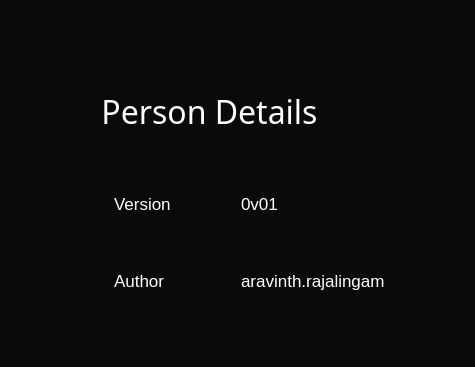
<?xml version="1.0" encoding="UTF-8"?>
<ui version="4.0">
 <class>CAboutApplication</class>
 <widget class="QDialog" name="CAboutApplication">
  <property name="geometry">
   <rect>
    <x>0</x>
    <y>0</y>
    <width>475</width>
    <height>367</height>
   </rect>
  </property>
  <property name="sizePolicy">
   <sizepolicy hsizetype="Fixed" vsizetype="Fixed">
    <horstretch>0</horstretch>
    <verstretch>0</verstretch>
   </sizepolicy>
  </property>
  <property name="minimumSize">
   <size>
    <width>475</width>
    <height>367</height>
   </size>
  </property>
  <property name="maximumSize">
   <size>
    <width>475</width>
    <height>367</height>
   </size>
  </property>
  <property name="windowTitle">
   <string>About Person Details</string>
  </property>
  <property name="styleSheet">
   <string notr="true">QMainWindow, QDialog, QMenu {
	background-color: rgb(10, 10, 10);
}

QLabel	, QRadioButton, QCheckBox, QGroupBox {
color:rgba(255,255,255,255);
}

QLineEdit, QTextEdit, QSpinBox, QDoubleSpinBox {
	background-color: rgb(0, 0, 0);
	color: rgb(255, 255, 255);
	border: 1px solid rgb(75,75,75);
	border-radius: 5px;
}

QGroupBox{
	background-color: qlineargradient(spread:pad, x1:0, y1:0, x2:1, y2:0, stop:1 rgba(255, 255, 255, 20));
	border-radius: 9px;
	border: 2px;
	margin-top: 1em;
}

QGroupBox::title {
    subcontrol-origin: margin;
    left: 10px;
    padding: 0 2px 0 2px;
}

QSplitter::handle {
	background-color: qlineargradient(spread:pad, x1:0, y1:0, x2:1, y2:0, stop:1 rgba(255, 255, 255, 40));
	margin: 5px 1px;	
}

QSplitter::handle:pressed {
	background-color: rgb(255, 255, 255);
}

QTableWidget{
    background-color: rgb(75, 75, 75);
    background-color: rgb(25, 25, 25);
    color: rgb(255, 255, 255);
    gridline-color: grey;
    border: 1px solid grey;
}
QTableWidget::item{
    text-align: center;
}
QTableCornerButton::section {
    background-color: rgb(75, 75, 75);
}
QHeaderView::section {
    background-color: qlineargradient(spread:reflect, x1:0.511, y1:0, x2:0.517, y2:1, stop:0 rgba(40, 45, 50, 255), stop:0.5 rgba(60, 65, 70, 255), stop:1 rgba(40, 45, 50, 255));
    border: none;
    color: rgb(255, 255, 255);
    border : 1px solid grey;
}


QMenuBar {
	background-color: qlineargradient(spread:reflect, x1:0.511, y1:0, x2:0.517, y2:1, stop:0 rgba(40, 45, 50, 255), stop:0.5 rgba(60, 65, 70, 255), stop:1 rgba(40, 45, 50, 255));
	background-color: qlineargradient(spread:reflect, x1:0.511, y1:0, x2:0.517, y2:1, stop:0 rgba(36, 36, 36, 255), stop:0.409091 rgba(81, 81, 81, 255), stop:1 rgba(36, 36, 36, 255));
}
QMenuBar::item {
	background-color: qlineargradient(spread:reflect, x1:0.511, y1:0, x2:0.517, y2:1, stop:0 rgba(40, 45, 50, 255), stop:0.5 rgba(60, 65, 70, 255), stop:1 rgba(40, 45, 50, 255));
	color: rgb(255, 255, 255);
}
QMenu::item {
	background-color: rgb(70, 75, 80);
	color: rgb(255, 255, 255);
}
QMenuBar::item:hover, QMenu::item:selected, QSplitter::handle:pressed, QMenuBar::item:pressed {
	background-color:qlineargradient(x1:0,y1:0,x2:0,y2:1,stop:0 rgba(106,106,106,255),stop:1 rgba(106,106,106,75));
	background-color: rgb(77, 154, 231);
	color: rgb(255, 255, 255);
}</string>
  </property>
  <layout class="QVBoxLayout" name="verticalLayout_3">
   <item>
    <spacer name="verticalSpacer_3">
     <property name="orientation">
      <enum>Qt::Vertical</enum>
     </property>
     <property name="sizeHint" stdset="0">
      <size>
       <width>20</width>
       <height>47</height>
      </size>
     </property>
    </spacer>
   </item>
   <item>
    <layout class="QHBoxLayout" name="horizontalLayout_3">
     <item>
      <spacer name="horizontalSpacer_2">
       <property name="orientation">
        <enum>Qt::Horizontal</enum>
       </property>
       <property name="sizeHint" stdset="0">
        <size>
         <width>40</width>
         <height>20</height>
        </size>
       </property>
      </spacer>
     </item>
     <item>
      <layout class="QVBoxLayout" name="verticalLayout_2">
       <item>
        <widget class="QLabel" name="label">
         <property name="sizePolicy">
          <sizepolicy hsizetype="Fixed" vsizetype="Fixed">
           <horstretch>0</horstretch>
           <verstretch>0</verstretch>
          </sizepolicy>
         </property>
         <property name="minimumSize">
          <size>
           <width>271</width>
           <height>71</height>
          </size>
         </property>
         <property name="maximumSize">
          <size>
           <width>271</width>
           <height>71</height>
          </size>
         </property>
         <property name="font">
          <font>
           <family>Mongolian Baiti</family>
           <pointsize>24</pointsize>
          </font>
         </property>
         <property name="text">
          <string>Person Details</string>
         </property>
         <property name="alignment">
          <set>Qt::AlignCenter</set>
         </property>
        </widget>
       </item>
       <item>
        <spacer name="verticalSpacer">
         <property name="orientation">
          <enum>Qt::Vertical</enum>
         </property>
         <property name="sizeHint" stdset="0">
          <size>
           <width>20</width>
           <height>40</height>
          </size>
         </property>
        </spacer>
       </item>
       <item>
        <layout class="QVBoxLayout" name="verticalLayout">
         <item>
          <layout class="QHBoxLayout" name="horizontalLayout">
           <item>
            <spacer name="horizontalSpacer_5">
             <property name="orientation">
              <enum>Qt::Horizontal</enum>
             </property>
             <property name="sizeType">
              <enum>QSizePolicy::Fixed</enum>
             </property>
             <property name="sizeHint" stdset="0">
              <size>
               <width>40</width>
               <height>20</height>
              </size>
             </property>
            </spacer>
           </item>
           <item>
            <widget class="QLabel" name="label_2">
             <property name="sizePolicy">
              <sizepolicy hsizetype="Fixed" vsizetype="Fixed">
               <horstretch>0</horstretch>
               <verstretch>0</verstretch>
              </sizepolicy>
             </property>
             <property name="minimumSize">
              <size>
               <width>81</width>
               <height>21</height>
              </size>
             </property>
             <property name="maximumSize">
              <size>
               <width>81</width>
               <height>21</height>
              </size>
             </property>
             <property name="font">
              <font>
               <pointsize>13</pointsize>
              </font>
             </property>
             <property name="text">
              <string>Version</string>
             </property>
            </widget>
           </item>
           <item>
            <spacer name="horizontalSpacer">
             <property name="orientation">
              <enum>Qt::Horizontal</enum>
             </property>
             <property name="sizeType">
              <enum>QSizePolicy::Fixed</enum>
             </property>
             <property name="sizeHint" stdset="0">
              <size>
               <width>40</width>
               <height>20</height>
              </size>
             </property>
            </spacer>
           </item>
           <item>
            <widget class="QLabel" name="label_5">
             <property name="sizePolicy">
              <sizepolicy hsizetype="Fixed" vsizetype="Fixed">
               <horstretch>0</horstretch>
               <verstretch>0</verstretch>
              </sizepolicy>
             </property>
             <property name="minimumSize">
              <size>
               <width>161</width>
               <height>21</height>
              </size>
             </property>
             <property name="maximumSize">
              <size>
               <width>161</width>
               <height>21</height>
              </size>
             </property>
             <property name="font">
              <font>
               <pointsize>13</pointsize>
              </font>
             </property>
             <property name="text">
              <string>0v01</string>
             </property>
            </widget>
           </item>
          </layout>
         </item>
         <item>
          <spacer name="verticalSpacer_2">
           <property name="orientation">
            <enum>Qt::Vertical</enum>
           </property>
           <property name="sizeType">
            <enum>QSizePolicy::Fixed</enum>
           </property>
           <property name="sizeHint" stdset="0">
            <size>
             <width>20</width>
             <height>50</height>
            </size>
           </property>
          </spacer>
         </item>
         <item>
          <layout class="QHBoxLayout" name="horizontalLayout_2">
           <item>
            <spacer name="horizontalSpacer_7">
             <property name="orientation">
              <enum>Qt::Horizontal</enum>
             </property>
             <property name="sizeType">
              <enum>QSizePolicy::Fixed</enum>
             </property>
             <property name="sizeHint" stdset="0">
              <size>
               <width>40</width>
               <height>20</height>
              </size>
             </property>
            </spacer>
           </item>
           <item>
            <widget class="QLabel" name="label_3">
             <property name="sizePolicy">
              <sizepolicy hsizetype="Fixed" vsizetype="Fixed">
               <horstretch>0</horstretch>
               <verstretch>0</verstretch>
              </sizepolicy>
             </property>
             <property name="minimumSize">
              <size>
               <width>81</width>
               <height>21</height>
              </size>
             </property>
             <property name="maximumSize">
              <size>
               <width>81</width>
               <height>21</height>
              </size>
             </property>
             <property name="font">
              <font>
               <pointsize>13</pointsize>
              </font>
             </property>
             <property name="text">
              <string>Author</string>
             </property>
            </widget>
           </item>
           <item>
            <spacer name="horizontalSpacer_3">
             <property name="orientation">
              <enum>Qt::Horizontal</enum>
             </property>
             <property name="sizeType">
              <enum>QSizePolicy::Fixed</enum>
             </property>
             <property name="sizeHint" stdset="0">
              <size>
               <width>40</width>
               <height>20</height>
              </size>
             </property>
            </spacer>
           </item>
           <item>
            <widget class="QLabel" name="label_4">
             <property name="sizePolicy">
              <sizepolicy hsizetype="Fixed" vsizetype="Fixed">
               <horstretch>0</horstretch>
               <verstretch>0</verstretch>
              </sizepolicy>
             </property>
             <property name="minimumSize">
              <size>
               <width>161</width>
               <height>21</height>
              </size>
             </property>
             <property name="maximumSize">
              <size>
               <width>161</width>
               <height>21</height>
              </size>
             </property>
             <property name="font">
              <font>
               <pointsize>13</pointsize>
              </font>
             </property>
             <property name="text">
              <string>aravinth.rajalingam</string>
             </property>
            </widget>
           </item>
          </layout>
         </item>
        </layout>
       </item>
      </layout>
     </item>
     <item>
      <spacer name="horizontalSpacer_4">
       <property name="orientation">
        <enum>Qt::Horizontal</enum>
       </property>
       <property name="sizeHint" stdset="0">
        <size>
         <width>40</width>
         <height>20</height>
        </size>
       </property>
      </spacer>
     </item>
    </layout>
   </item>
   <item>
    <spacer name="verticalSpacer_4">
     <property name="orientation">
      <enum>Qt::Vertical</enum>
     </property>
     <property name="sizeHint" stdset="0">
      <size>
       <width>20</width>
       <height>47</height>
      </size>
     </property>
    </spacer>
   </item>
  </layout>
 </widget>
 <resources/>
 <connections/>
</ui>
